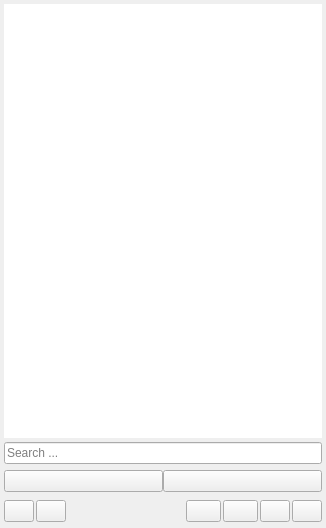
<?xml version="1.0" encoding="UTF-8"?>
<ui version="4.0">
 <class>WidgetPlaylist</class>
 <widget class="QWidget" name="WidgetPlaylist">
  <property name="geometry">
   <rect>
    <x>0</x>
    <y>0</y>
    <width>326</width>
    <height>528</height>
   </rect>
  </property>
  <property name="windowTitle">
   <string>Form</string>
  </property>
  <layout class="QVBoxLayout" name="vly_margin">
   <property name="spacing">
    <number>4</number>
   </property>
   <property name="leftMargin">
    <number>4</number>
   </property>
   <property name="topMargin">
    <number>4</number>
   </property>
   <property name="rightMargin">
    <number>4</number>
   </property>
   <property name="bottomMargin">
    <number>4</number>
   </property>
   <item>
    <layout class="QVBoxLayout" name="verticalLayout">
     <property name="spacing">
      <number>4</number>
     </property>
     <item>
      <widget class="QStackedWidget" name="sw">
       <property name="currentIndex">
        <number>0</number>
       </property>
       <widget class="QWidget" name="page_1">
        <layout class="QVBoxLayout" name="vly_margin_page1">
         <property name="spacing">
          <number>0</number>
         </property>
         <property name="leftMargin">
          <number>0</number>
         </property>
         <property name="topMargin">
          <number>0</number>
         </property>
         <property name="rightMargin">
          <number>0</number>
         </property>
         <property name="bottomMargin">
          <number>0</number>
         </property>
         <item>
          <layout class="QVBoxLayout" name="verticalLayout_3">
           <property name="spacing">
            <number>4</number>
           </property>
           <item>
            <widget class="QTableWidget" name="tw">
             <property name="frameShape">
              <enum>QFrame::Shape::NoFrame</enum>
             </property>
             <property name="frameShadow">
              <enum>QFrame::Shadow::Plain</enum>
             </property>
             <property name="selectionBehavior">
              <enum>QAbstractItemView::SelectionBehavior::SelectRows</enum>
             </property>
             <attribute name="horizontalHeaderStretchLastSection">
              <bool>true</bool>
             </attribute>
            </widget>
           </item>
           <item>
            <widget class="QLineEdit" name="le_search">
             <property name="placeholderText">
              <string>Search ...</string>
             </property>
             <property name="clearButtonEnabled">
              <bool>true</bool>
             </property>
            </widget>
           </item>
           <item>
            <widget class="QFrame" name="fr_1">
             <property name="minimumSize">
              <size>
               <width>0</width>
               <height>26</height>
              </size>
             </property>
             <property name="frameShape">
              <enum>QFrame::Shape::NoFrame</enum>
             </property>
             <property name="frameShadow">
              <enum>QFrame::Shadow::Plain</enum>
             </property>
             <layout class="QVBoxLayout" name="vly_fr_1">
              <property name="spacing">
               <number>0</number>
              </property>
              <property name="leftMargin">
               <number>0</number>
              </property>
              <property name="topMargin">
               <number>0</number>
              </property>
              <property name="rightMargin">
               <number>0</number>
              </property>
              <property name="bottomMargin">
               <number>0</number>
              </property>
              <item>
               <layout class="QHBoxLayout" name="horizontalLayout">
                <item>
                 <widget class="QPushButton" name="btn_first">
                  <property name="text">
                   <string/>
                  </property>
                  <property name="icon">
                   <iconset resource="../../icons.qrc">
                    <normaloff>:/prefijoNuevo/assets/icons/skip-up.svg</normaloff>:/prefijoNuevo/assets/icons/skip-up.svg</iconset>
                  </property>
                  <property name="iconSize">
                   <size>
                    <width>20</width>
                    <height>20</height>
                   </size>
                  </property>
                 </widget>
                </item>
                <item>
                 <widget class="QPushButton" name="btn_last">
                  <property name="text">
                   <string/>
                  </property>
                  <property name="icon">
                   <iconset resource="../../icons.qrc">
                    <normaloff>:/prefijoNuevo/assets/icons/skip-down.svg</normaloff>:/prefijoNuevo/assets/icons/skip-down.svg</iconset>
                  </property>
                  <property name="iconSize">
                   <size>
                    <width>20</width>
                    <height>20</height>
                   </size>
                  </property>
                 </widget>
                </item>
               </layout>
              </item>
             </layout>
            </widget>
           </item>
          </layout>
         </item>
        </layout>
       </widget>
       <widget class="QWidget" name="page_2">
        <layout class="QVBoxLayout" name="vly_margin_page2">
         <property name="spacing">
          <number>0</number>
         </property>
         <property name="leftMargin">
          <number>0</number>
         </property>
         <property name="topMargin">
          <number>0</number>
         </property>
         <property name="rightMargin">
          <number>0</number>
         </property>
         <property name="bottomMargin">
          <number>0</number>
         </property>
         <item>
          <widget class="QSplitter" name="split_info">
           <property name="orientation">
            <enum>Qt::Orientation::Vertical</enum>
           </property>
           <property name="handleWidth">
            <number>2</number>
           </property>
           <widget class="QFrame" name="fr_image">
            <property name="frameShape">
             <enum>QFrame::Shape::NoFrame</enum>
            </property>
            <property name="frameShadow">
             <enum>QFrame::Shadow::Plain</enum>
            </property>
            <layout class="QVBoxLayout" name="vly_margin_viewer">
             <property name="spacing">
              <number>2</number>
             </property>
             <property name="leftMargin">
              <number>2</number>
             </property>
             <property name="topMargin">
              <number>2</number>
             </property>
             <property name="rightMargin">
              <number>2</number>
             </property>
             <property name="bottomMargin">
              <number>2</number>
             </property>
             <item>
              <layout class="QVBoxLayout" name="vly_viewer">
               <property name="spacing">
                <number>4</number>
               </property>
              </layout>
             </item>
            </layout>
           </widget>
           <widget class="QTextEdit" name="te_info_media">
            <property name="frameShape">
             <enum>QFrame::Shape::NoFrame</enum>
            </property>
            <property name="frameShadow">
             <enum>QFrame::Shadow::Plain</enum>
            </property>
           </widget>
          </widget>
         </item>
        </layout>
       </widget>
      </widget>
     </item>
     <item>
      <widget class="QFrame" name="fr_2">
       <property name="minimumSize">
        <size>
         <width>0</width>
         <height>26</height>
        </size>
       </property>
       <property name="frameShape">
        <enum>QFrame::Shape::NoFrame</enum>
       </property>
       <property name="frameShadow">
        <enum>QFrame::Shadow::Plain</enum>
       </property>
       <layout class="QVBoxLayout" name="vly_fr_2">
        <property name="spacing">
         <number>4</number>
        </property>
        <property name="leftMargin">
         <number>0</number>
        </property>
        <property name="topMargin">
         <number>0</number>
        </property>
        <property name="rightMargin">
         <number>0</number>
        </property>
        <property name="bottomMargin">
         <number>0</number>
        </property>
        <item>
         <layout class="QHBoxLayout" name="hly_fr2">
          <property name="spacing">
           <number>2</number>
          </property>
          <item>
           <widget class="QPushButton" name="btn_add">
            <property name="maximumSize">
             <size>
              <width>30</width>
              <height>16777215</height>
             </size>
            </property>
            <property name="text">
             <string/>
            </property>
            <property name="icon">
             <iconset resource="../../icons.qrc">
              <normaloff>:/prefijoNuevo/assets/icons/plus.svg</normaloff>:/prefijoNuevo/assets/icons/plus.svg</iconset>
            </property>
            <property name="iconSize">
             <size>
              <width>20</width>
              <height>20</height>
             </size>
            </property>
           </widget>
          </item>
          <item>
           <widget class="QPushButton" name="btn_delete">
            <property name="maximumSize">
             <size>
              <width>30</width>
              <height>16777215</height>
             </size>
            </property>
            <property name="text">
             <string/>
            </property>
            <property name="icon">
             <iconset resource="../../icons.qrc">
              <normaloff>:/prefijoNuevo/assets/icons/minus.svg</normaloff>:/prefijoNuevo/assets/icons/minus.svg</iconset>
            </property>
            <property name="iconSize">
             <size>
              <width>20</width>
              <height>20</height>
             </size>
            </property>
           </widget>
          </item>
          <item>
           <spacer name="horizontalSpacer">
            <property name="orientation">
             <enum>Qt::Orientation::Horizontal</enum>
            </property>
            <property name="sizeHint" stdset="0">
             <size>
              <width>40</width>
              <height>20</height>
             </size>
            </property>
           </spacer>
          </item>
          <item>
           <widget class="QPushButton" name="btn_up">
            <property name="maximumSize">
             <size>
              <width>35</width>
              <height>16777215</height>
             </size>
            </property>
            <property name="text">
             <string/>
            </property>
            <property name="icon">
             <iconset resource="../../icons.qrc">
              <normaloff>:/prefijoNuevo/assets/icons/up-arrow.svg</normaloff>:/prefijoNuevo/assets/icons/up-arrow.svg</iconset>
            </property>
            <property name="iconSize">
             <size>
              <width>20</width>
              <height>20</height>
             </size>
            </property>
           </widget>
          </item>
          <item>
           <widget class="QPushButton" name="btn_down">
            <property name="maximumSize">
             <size>
              <width>35</width>
              <height>16777215</height>
             </size>
            </property>
            <property name="text">
             <string/>
            </property>
            <property name="icon">
             <iconset resource="../../icons.qrc">
              <normaloff>:/prefijoNuevo/assets/icons/down-arrow.svg</normaloff>:/prefijoNuevo/assets/icons/down-arrow.svg</iconset>
            </property>
            <property name="iconSize">
             <size>
              <width>20</width>
              <height>20</height>
             </size>
            </property>
           </widget>
          </item>
          <item>
           <widget class="QPushButton" name="btn_sort">
            <property name="maximumSize">
             <size>
              <width>30</width>
              <height>16777215</height>
             </size>
            </property>
            <property name="text">
             <string/>
            </property>
            <property name="icon">
             <iconset resource="../../icons.qrc">
              <normaloff>:/prefijoNuevo/assets/icons/order-az.svg</normaloff>:/prefijoNuevo/assets/icons/order-az.svg</iconset>
            </property>
            <property name="iconSize">
             <size>
              <width>20</width>
              <height>20</height>
             </size>
            </property>
           </widget>
          </item>
          <item>
           <widget class="QPushButton" name="btn_aux">
            <property name="maximumSize">
             <size>
              <width>30</width>
              <height>16777215</height>
             </size>
            </property>
            <property name="text">
             <string/>
            </property>
            <property name="iconSize">
             <size>
              <width>20</width>
              <height>20</height>
             </size>
            </property>
           </widget>
          </item>
         </layout>
        </item>
       </layout>
      </widget>
     </item>
    </layout>
   </item>
  </layout>
 </widget>
 <resources>
  <include location="../../icons.qrc"/>
 </resources>
 <connections/>
</ui>
